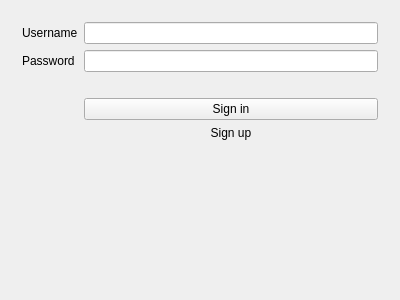
<?xml version="1.0" encoding="UTF-8"?>
<ui version="4.0">
 <class>SignInPage</class>
 <widget class="QWidget" name="SignInPage">
  <property name="geometry">
   <rect>
    <x>0</x>
    <y>0</y>
    <width>400</width>
    <height>300</height>
   </rect>
  </property>
  <property name="windowTitle">
   <string>Form</string>
  </property>
  <layout class="QFormLayout" name="formLayout">
   <property name="labelAlignment">
    <set>Qt::AlignLeading|Qt::AlignLeft|Qt::AlignVCenter</set>
   </property>
   <property name="formAlignment">
    <set>Qt::AlignLeading|Qt::AlignLeft|Qt::AlignTop</set>
   </property>
   <property name="horizontalSpacing">
    <number>6</number>
   </property>
   <property name="leftMargin">
    <number>22</number>
   </property>
   <property name="topMargin">
    <number>22</number>
   </property>
   <property name="rightMargin">
    <number>22</number>
   </property>
   <property name="bottomMargin">
    <number>22</number>
   </property>
   <item row="0" column="1">
    <widget class="QLineEdit" name="usernameInput"/>
   </item>
   <item row="0" column="0">
    <widget class="QLabel" name="usernameLabel">
     <property name="text">
      <string>Username</string>
     </property>
    </widget>
   </item>
   <item row="1" column="0">
    <widget class="QLabel" name="passwordLabel">
     <property name="text">
      <string>Password</string>
     </property>
    </widget>
   </item>
   <item row="1" column="1">
    <widget class="QLineEdit" name="passwordInput"/>
   </item>
   <item row="3" column="1">
    <widget class="QPushButton" name="signinButton">
     <property name="text">
      <string>Sign in</string>
     </property>
    </widget>
   </item>
   <item row="4" column="1">
    <widget class="QLabel" name="signupLink">
     <property name="text">
      <string>Sign up</string>
     </property>
     <property name="alignment">
      <set>Qt::AlignHCenter|Qt::AlignTop</set>
     </property>
    </widget>
   </item>
   <item row="2" column="1">
    <widget class="QLabel" name="statusLabel">
     <property name="text">
      <string/>
     </property>
    </widget>
   </item>
  </layout>
 </widget>
 <resources/>
 <connections/>
</ui>
